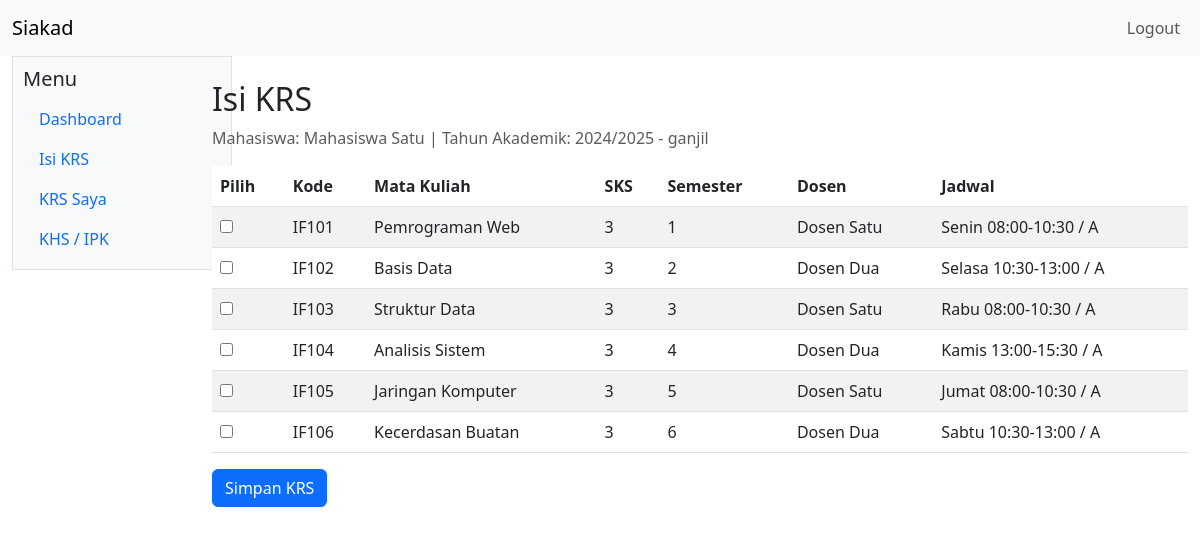
Screenshot of /mahasiswa/isi-krs.php (signed in) with the database file from the repository.
### tables this page shows
CREATE TABLE mahasiswa (
    id_mahasiswa INT AUTO_INCREMENT PRIMARY KEY,
    id_user INT NOT NULL UNIQUE,
    nim VARCHAR(20) NOT NULL UNIQUE,
    nama_mahasiswa VARCHAR(100) NOT NULL,
    jenis_kelamin ENUM('L', 'P') NOT NULL,
    tanggal_lahir DATE NULL,
    alamat TEXT NULL,
    email VARCHAR(100) NULL UNIQUE,
    no_telepon VARCHAR(20) NULL,
    program_studi VARCHAR(100) NOT NULL,
    angkatan YEAR NOT NULL,
    CONSTRAINT fk_mahasiswa_users FOREIGN KEY (id_user) REFERENCES users (id_user) ON UPDATE CASCADE ON DELETE CASCADE
);

CREATE TABLE tahun_akademik (
    id_tahun_akademik INT AUTO_INCREMENT PRIMARY KEY,
    tahun_akademik VARCHAR(20) NOT NULL,
    semester ENUM('ganjil', 'genap') NOT NULL,
    status ENUM('aktif', 'nonaktif') NOT NULL DEFAULT 'nonaktif',
    UNIQUE KEY uq_tahun_semester (tahun_akademik, semester)
);

CREATE TABLE jadwal_kuliah (
    id_jadwal INT AUTO_INCREMENT PRIMARY KEY,
    id_mata_kuliah INT NOT NULL,
    id_dosen INT NOT NULL,
    id_tahun_akademik INT NOT NULL,
    kelas VARCHAR(20) NOT NULL,
    hari VARCHAR(20) NOT NULL,
    jam_mulai TIME NOT NULL,
    jam_selesai TIME NOT NULL,
    ruangan VARCHAR(50) NOT NULL,
    kuota INT UNSIGNED NOT NULL DEFAULT 30,
    CONSTRAINT fk_jadwal_mata_kuliah FOREIGN KEY (id_mata_kuliah) REFERENCES mata_kuliah (id_mata_kuliah) ON UPDATE CASCADE ON DELETE RESTRICT,
    CONSTRAINT fk_jadwal_dosen FOREIGN KEY (id_dosen) REFERENCES dosen (id_dosen) ON UPDATE CASCADE ON DELETE RESTRICT,
    CONSTRAINT fk_jadwal_tahun_akademik FOREIGN KEY (id_tahun_akademik) REFERENCES tahun_akademik (id_tahun_akademik) ON UPDATE CASCADE ON DELETE RESTRICT,
    UNIQUE KEY uq_jadwal (id_mata_kuliah, id_dosen, id_tahun_akademik, kelas)
);

CREATE TABLE mata_kuliah (
    id_mata_kuliah INT AUTO_INCREMENT PRIMARY KEY,
    kode_mata_kuliah VARCHAR(20) NOT NULL UNIQUE,
    nama_mata_kuliah VARCHAR(100) NOT NULL,
    sks TINYINT UNSIGNED NOT NULL,
    semester TINYINT UNSIGNED NOT NULL
);

CREATE TABLE dosen (
    id_dosen INT AUTO_INCREMENT PRIMARY KEY,
    id_user INT NOT NULL UNIQUE,
    nidn VARCHAR(30) NOT NULL UNIQUE,
    nama_dosen VARCHAR(100) NOT NULL,
    email VARCHAR(100) NULL UNIQUE,
    no_telepon VARCHAR(20) NULL,
    CONSTRAINT fk_dosen_users FOREIGN KEY (id_user) REFERENCES users (id_user) ON UPDATE CASCADE ON DELETE CASCADE
);

### config/functions.php (called while the page is built, shortened)
<?php
function e($str) {
    return htmlspecialchars($str, ENT_QUOTES, 'UTF-8');
}
?>

### mahasiswa/isi-krs.php (the view, shortened to what this page needs)
<?php
require_once __DIR__ . '/../config/auth.php';
$userId = (int) $_SESSION['user']['id_user'];
$stmt = $mysqli->prepare('SELECT id_mahasiswa, nama_mahasiswa FROM mahasiswa WHERE id_user = ? LIMIT 1');
$stmt->bind_param('i', $userId);
$stmt->execute();
$mahasiswa = $stmt->get_result()->fetch_assoc();
$stmt2 = $mysqli->prepare('SELECT id_tahun_akademik, tahun_akademik, semester FROM tahun_akademik WHERE status = "aktif" LIMIT 1');
$stmt2->execute();
$activeTa = $stmt2->get_result()->fetch_assoc();
require_once __DIR__ . '/../includes/header.php';
?>
  <div class="col-2">
    <?php require_once __DIR__ . '/../includes/sidebar.php'; ?>
  </div>
  <div class="col-10 mt-4">
    <h2>Isi KRS</h2>
    <p class="text-muted">Mahasiswa: <?php echo e($mahasiswa['nama_mahasiswa']); ?> | Tahun Akademik: <?php echo e($activeTa['tahun_akademik'] . ' - ' . $activeTa['semester']); ?></p>
    <form method="post">
      <table class="table table-striped table-responsive align-middle">
        <thead>
          <tr><th>Pilih</th><th>Kode</th><th>Mata Kuliah</th><th>SKS</th><th>Semester</th><th>Dosen</th><th>Jadwal</th></tr>
        </thead>
        <tbody>
        <?php
        $stmt5 = $mysqli->prepare('SELECT jk.id_jadwal, mk.kode_mata_kuliah, mk.nama_mata_kuliah, mk.sks, mk.semester, d.nama_dosen, jk.kelas, jk.hari, jk.jam_mulai, jk.jam_selesai
                                   FROM jadwal_kuliah jk
                                   JOIN mata_kuliah mk ON jk.id_mata_kuliah = mk.id_mata_kuliah
                                   JOIN dosen d ON jk.id_dosen = d.id_dosen
                                   WHERE jk.id_tahun_akademik = ?
                                   ORDER BY mk.semester, mk.nama_mata_kuliah');
        $stmt5->bind_param('i', $activeTa['id_tahun_akademik']);
        $stmt5->execute();
        $res = $stmt5->get_result();
        while ($row = $res->fetch_assoc()):
        ?>
          <tr>
            <td><input type="checkbox" name="jadwal[]" value="<?php echo e($row['id_jadwal']); ?>"></td>
            <td><?php echo e($row['kode_mata_kuliah']); ?></td>
            <td><?php echo e($row['nama_mata_kuliah']); ?></td>
            <td><?php echo e($row['sks']); ?></td>
            <td><?php echo e($row['semester']); ?></td>
            <td><?php echo e($row['nama_dosen']); ?></td>
            <td><?php echo e($row['hari'] . ' ' . substr($row['jam_mulai'], 0, 5) . '-' . substr($row['jam_selesai'], 0, 5) . ' / ' . $row['kelas']); ?></td>
          </tr>
        <?php endwhile; ?>
        </tbody>
      </table>
      <button class="btn btn-primary">Simpan KRS</button>
    </form>
  </div>
<?php require_once __DIR__ . '/../includes/footer.php'; ?>

### rows the page displays
mahasiswa: nama_mahasiswa "Mahasiswa Satu"
tahun_akademik: tahun_akademik+semester "2024/2025 - ganjil"
jadwal_kuliah: id_mata_kuliah.kode_mata_kuliah "IF101", id_mata_kuliah.nama_mata_kuliah "Pemrograman Web", id_mata_kuliah.sks "3", id_mata_kuliah.semester "1", id_dosen.nama_dosen "Dosen Satu", hari+jam_mulai+jam_selesai "Senin 08:00-10:30 / A"
jadwal_kuliah: id_mata_kuliah.kode_mata_kuliah "IF102", id_mata_kuliah.nama_mata_kuliah "Basis Data", id_mata_kuliah.sks "3", id_mata_kuliah.semester "2", id_dosen.nama_dosen "Dosen Dua", hari+jam_mulai+jam_selesai "Selasa 10:30-13:00 / A"
jadwal_kuliah: id_mata_kuliah.kode_mata_kuliah "IF103", id_mata_kuliah.nama_mata_kuliah "Struktur Data", id_mata_kuliah.sks "3", id_mata_kuliah.semester "3", id_dosen.nama_dosen "Dosen Satu", hari+jam_mulai+jam_selesai "Rabu 08:00-10:30 / A"
jadwal_kuliah: id_mata_kuliah.kode_mata_kuliah "IF104", id_mata_kuliah.nama_mata_kuliah "Analisis Sistem", id_mata_kuliah.sks "3", id_mata_kuliah.semester "4", id_dosen.nama_dosen "Dosen Dua", hari+jam_mulai+jam_selesai "Kamis 13:00-15:30 / A"
jadwal_kuliah: id_mata_kuliah.kode_mata_kuliah "IF105", id_mata_kuliah.nama_mata_kuliah "Jaringan Komputer", id_mata_kuliah.sks "3", id_mata_kuliah.semester "5", id_dosen.nama_dosen "Dosen Satu", hari+jam_mulai+jam_selesai "Jumat 08:00-10:30 / A"
jadwal_kuliah: id_mata_kuliah.kode_mata_kuliah "IF106", id_mata_kuliah.nama_mata_kuliah "Kecerdasan Buatan", id_mata_kuliah.sks "3", id_mata_kuliah.semester "6", id_dosen.nama_dosen "Dosen Dua", hari+jam_mulai+jam_selesai "Sabtu 10:30-13:00 / A"
